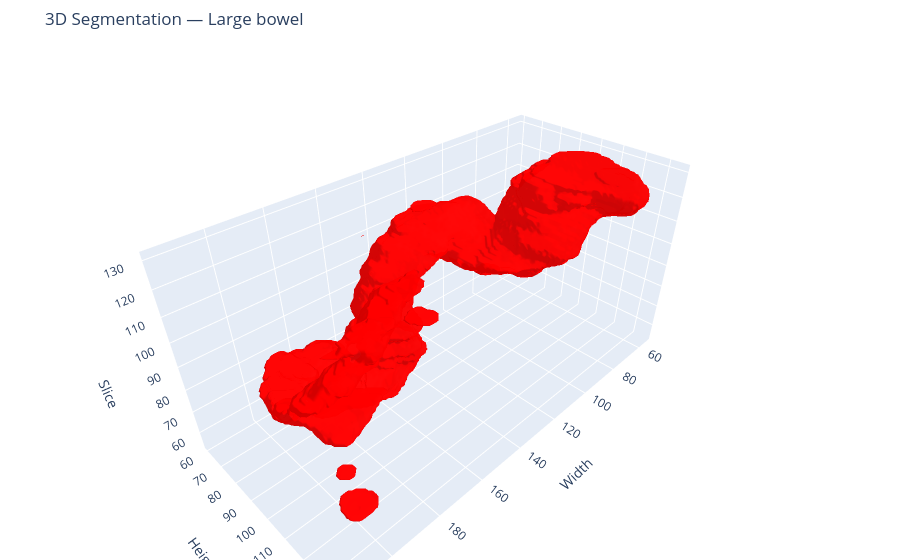
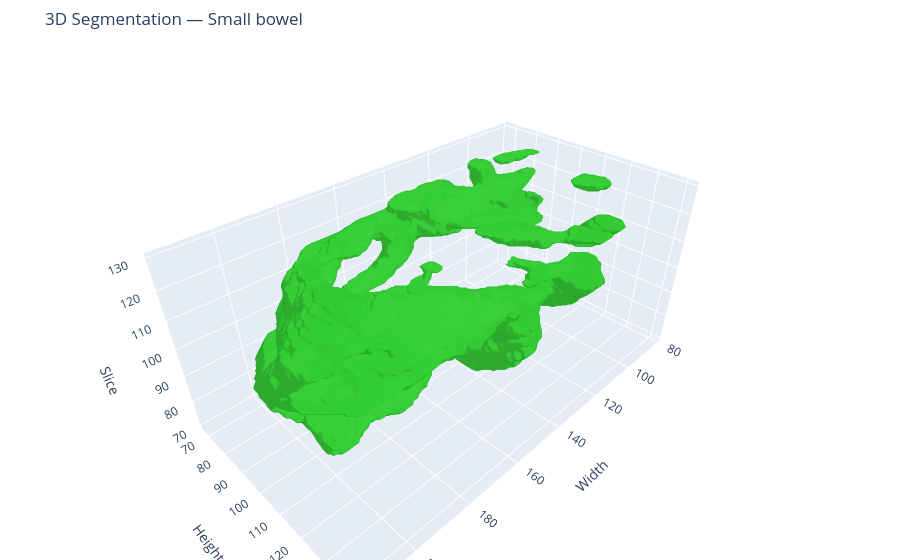

The cell these charts' notebook holds for them, in order:
### Code cell
test_masks_pathes = df[df['model_mask'] == best_model_mask_path[1]]['out_transformed_mask_path'].to_numpy()
test_masks = [np.load(p)['arr_0'].astype(bool) for p in test_masks_pathes]
model_mask = list(np.load(best_model_mask_path[0])['arr_0'].astype(bool))
mri_sdf.visualize_mask_3d(masks = model_mask, sigma = 0.5)

### Figure 1 — Plotly figure (JSON) as saved in the notebook; plotly's stock layout.template omitted (floating-point values rounded to 4 significant figures; data arrays with more than 128 entries replaced by an {"elided": "..."} marker saying what was removed)
{"data": [{"color": "red", "flatshading": false, "hovertemplate": "Width: %{x:.1f}<br>Height: %{y:.1f}<br>Slice: %{z:.1f}<extra></extra>", "i": {"elided": "63204 int values"}, "j": {"elided": "63204 int values"}, "k": {"elided": "63204 int values"}, "name": "Large bowel", "opacity": 0.85, "type": "mesh3d", "x": {"elided": "31614 float values"}, "y": {"elided": "31614 float values"}, "z": {"elided": "31614 float values"}}], "layout": {"margin": {"b": 0, "l": 0, "r": 0, "t": 50}, "scene": {"aspectmode": "data", "xaxis": {"title": {"text": "Width"}}, "yaxis": {"title": {"text": "Height"}}, "zaxis": {"title": {"text": "Slice"}}}, "title": {"text": "3D Segmentation — Large bowel"}}}

### Figure 2 — Plotly figure (JSON) as saved in the notebook; plotly's stock layout.template omitted (floating-point values rounded to 4 significant figures; data arrays with more than 128 entries replaced by an {"elided": "..."} marker saying what was removed)
{"data": [{"color": "limegreen", "flatshading": false, "hovertemplate": "Width: %{x:.1f}<br>Height: %{y:.1f}<br>Slice: %{z:.1f}<extra></extra>", "i": {"elided": "61788 int values"}, "j": {"elided": "61788 int values"}, "k": {"elided": "61788 int values"}, "name": "Small bowel", "opacity": 0.85, "type": "mesh3d", "x": {"elided": "30904 float values"}, "y": {"elided": "30904 float values"}, "z": {"elided": "30904 float values"}}], "layout": {"margin": {"b": 0, "l": 0, "r": 0, "t": 50}, "scene": {"aspectmode": "data", "xaxis": {"title": {"text": "Width"}}, "yaxis": {"title": {"text": "Height"}}, "zaxis": {"title": {"text": "Slice"}}}, "title": {"text": "3D Segmentation — Small bowel"}}}
